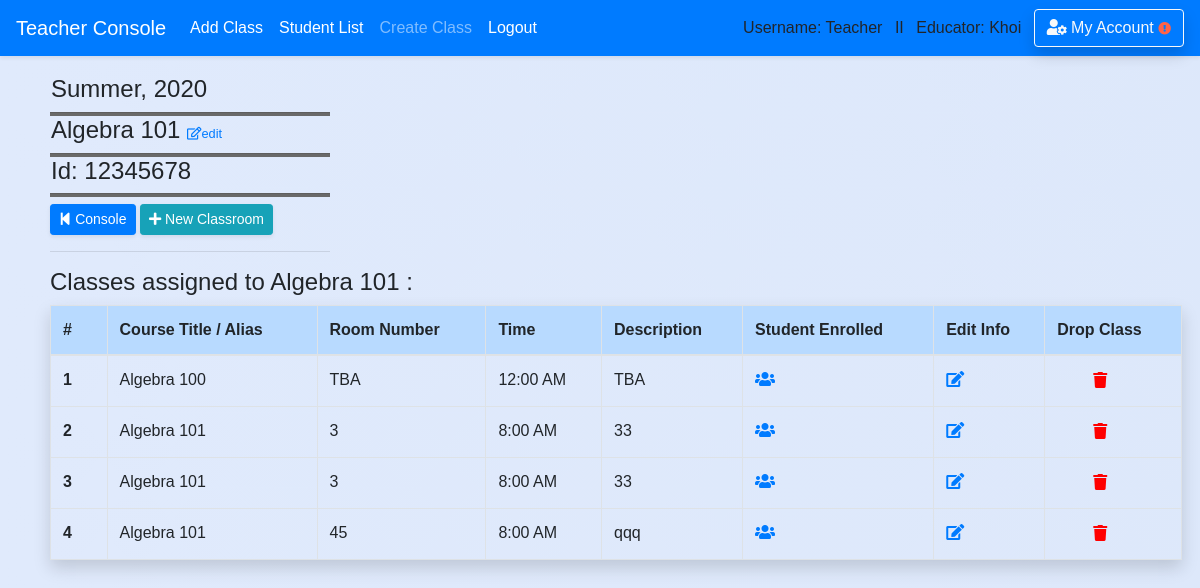
/teacher/classroom/1 (signed in), run on the app's committed database.
### school_app/models.py (models this page shows, shortened)
class Course(models.Model):
    course_number = models.CharField(max_length=20,default='12345678')
    abbreviated_title = models.CharField(max_length=150,default='')
    course_title = models.CharField(max_length=250,default='') #,unique=True)
    maximum_credit = models.CharField(max_length=10,default='')
    semester = models.CharField(max_length=50,default='')
    year = models.CharField(max_length=4,default='')
    teacher_name = models.CharField(max_length=50,default='')
    description = models.CharField(max_length=450,default='')
    is_archive = models.BooleanField(default=False)
    department = models.ForeignKey('Department',blank=True, null=True, on_delete = models.SET_NULL, related_name='belong_in_department')
    teacher = models.ForeignKey('Teacher',blank=True, null=True, on_delete = models.SET_NULL, related_name='course_by_teacher')
    create_date = models.DateField(auto_now_add=True , blank=True,null=True,)

class Classroom(models.Model):
    course_title = models.CharField(max_length=50,default='')
    course_number = models.CharField(max_length=20,default='')
    teacher_name = models.CharField(max_length=50,default='')
    teacher_idx = models.CharField(max_length=10,default='')
    room_number = models.CharField(max_length=10,default='TBA')
    time = models.TimeField(blank=True,null=True)
    description = models.CharField(max_length=300,default='TBA')
    semester = models.CharField(max_length=50,default='')
    year = models.CharField(max_length=4,default='')
    teacher = models.ForeignKey('Teacher',blank=True, null=True, on_delete = models.SET_NULL, related_name='classroom_by_teacher')
    course = models.ForeignKey('Course',blank=True, null=True, on_delete = models.SET_NULL, related_name='course_in_classroom')
    student = models.ManyToManyField(Student, blank=True)

### school_app/views_logged.py (the view)
# urls.py: path('teacher/classroom', views_logged.classroom, name='classroom_list'),
def classroom(request,course_id=None):
    if is_login(request) == False:
        return redirect('/login')
    if is_login(request) == True:
        if request.user.profile.is_teacher == False:
            messages.warning(request, "You don't have Instructor's Privilege!")
            return redirect('/')
        course = Course.objects.filter(id=course_id).first()
        classes = Classroom.objects.filter(course=course)
        time_list = []
        for cla in classes:
            time_list.append(cla.time)
        conflict_index=[]
        for time in time_list:
            for index, time2 in enumerate(time_list):
                count = 0
                if time == time2:
                    count += 1
                    if count >= 2:
                        conflict_index.append(index+1)
        return render(request,'teacher/classroom/view_classroom.html',
        {'classes':classes,'course':course,'conflict_index':conflict_index})

### school_app/views_functions.py (called while the page is built)
def is_login(request):
    if not request.user.is_authenticated:
        messages.warning(request, "Please Login or Create an Account.")
        return False
    return True

### school_app/templates/teacher/classroom/view_classroom.html (shortened to what this page needs)
{% extends 'base.html' %}
{% block content %}
<div class='content'>
  <div class="container-fuild form-row" style='width:100%'>
    <div class="col-md-6">
        <div style="width: 280px">
        <h4 style='padding-left: 1px'>{{ course.semester }}, {{ course.year }}</h4>
        <hr class='hr-line'/>
        <h4 style='padding-left: 1px'>{{ course.course_title }}
        <a href='{% url "edit_course" course_id=course.id  %}'><h6 style='display:inline'><small><i class="far fa-edit"></i>edit</small></h6></a>
        </h4>
        <hr class='hr-line'/>
        <h4 style='padding-left: 1px'>Id: {{course.course_number}}</h4>
        <hr class='hr-line'/>
          <a href='{% url "teacher" %}' class="btn btn-sm btn-primary shadow-sm" ><i class="fas fa-step-backward"></i> Console</a></a>
          <a href='{% url "add_classroom" course_id=course.id %}' class="btn btn-info btn-sm shadow-sm" role="button"><i class="fas fa-plus"></i> New Classroom</a>
        <hr/></div></div>
        <div class="col-md-5">
        </div></div>
        {% if classes %}
          <h5><big>Classes assigned to {{ course.course_title }} :</big></h5>
          <div class='mr-2'>
          <table class="table table-hover table-bordered pad-right-table shadow ">
            <thead class='table-primary'>
            <tr>
              <th scope="col" style="width: 5%">#</th>
              <th scope="col">Course Title / Alias</th>
              <th scope="col">Room Number</th>
              <th scope="col">Time</th>
              <th scope="col">Description</th>
              <th scope="col">Student Enrolled</th>
              <th scope="col">Edit Info</th>
              <th scope="col">Drop Class</th>
            </tr>
            </thead>
            <tbody>
        {% for class in classes %}
            <tr>
              <th scope="row">{{ forloop.counter }}</th>
              <td>{{ class.course_title }}</td>
              <td>{{ class.room_number }}</td>
              <td>{{ class.time|time:"g:i A" }}</td>
              <td>{{ class.description }}</td>
              <td>
                <a href='{% url "edit_course" course_id=course.id %}'><i class="fas fa-users"></i></a>
              </td>
              <td>
                <a href='{% url "edit_classroom" classroom_id=class.id %}'><i class="fas fa-edit"></i></a>
              </td>
              <td>
                <form action='/teacher/classroom/detached_classroom/' method='post'>{% csrf_token %}
                  <button type='submit' style='border:none;background:none;cursor: pointer;cursor: hand;'>
                  <i style='color:red' class="fas fa-trash test" data-toggle="popover" data-placement="top" data-trigger="hover" data-content="Alert!"></i>
                  </button>
                </form>
              </td>
            </tr>
        {% endfor %}
            </tbody>
          </table>
        {% else %}
        <h5><div class="alert-inherit alert-info shadow-sm" role="alert"><i class="fas fa-exclamation"></i> No Classes assigned to this course.</div></h5>
        {% endif %}
</div></div><br>
{% endblock %}

### school_app/templates/base.html (shortened to what this page needs)
<!doctype html>
<html>
    <head>
{% load static %}
        <link rel="stylesheet" type="text/css" href="{% static 'school_app/style.css' %}" />
        <link rel="stylesheet" href="https://stackpath.bootstrapcdn.com/bootstrap/4.1.0/css/bootstrap.min.css">
        <link rel="stylesheet" href="https://use.fontawesome.com/releases/v5.0.13/css/all.css">
    </head>
{% if request.user.profile.is_teacher %}
  <body class='body-teacher'>
{% else %}
  <body>
{% endif %}<header>
<nav class="navbar navbar-expand-lg navbar-dark bg-primary shadow-sm fixed-top">
    <a class="navbar-brand" href="/teacher">Teacher Console</a>
    <div class="navbar-collapse collapse show" id="navbarColor02" style="">
      <ul class="navbar-nav mr-auto">
        <li class="nav-item active">
          <a class="nav-link" href="/teacher/add_class">Add Class<span class="sr-only">(current)</span></a>
        </li>
        <li class="nav-item active">
          <a class="nav-link" href="/teacher/student_list">Student List<span class="sr-only">(current)</span></a>
        </li>
        <li class="nav-item">
          <a class="nav-link" href="/teacher/add_class">Create Class</a>
        </li>
        <li class="nav-item active">
          <a class="nav-link" href="{% url 'logout' %}">Logout</a>
        </li>
      </ul>
      {% if request.user.username %}
          Username: {{ request.user.username }} &ensp;II&ensp;
      {% endif %}
      {% if request.user.profile.is_teacher %}
          Educator: {{request.user.first_name}} &ensp;
      {% endif %}
      <a href='/account_management/' class='btn btn-outline-light shadow'>
         <i class="fas fa-user-cog"></i> My Account
      {% if user.profile.home_address == '' or user.profile.phone_number == '' or user.profile.emergency_contact == '' or user.email == '' or user.profile.birth_date == '' %}
        <i class="fas fa-exclamation-circle small" style='color:tomato'></i>
      {% endif %}
      </a>
    </div>
  </nav>
    </header>
    <div class='' style='padding-top:45px'>
    {% block content %}
    {% endblock %}
    </div>
</body>
</html>

### school_app/static/school_app/style.css (style rules this page uses)
.body-teacher { font-family:sans-serif; background: linear-gradient(to right, #e0eafc, #cfdef3); background-size: 600% 100%; }
.content { padding-top: 30px; padding-left:50px; padding-right:10px; }
.hr-line { height: 1px; background-color: dimgrey; padding: 1px; margin: 0px; }

### school_app/templates/base.html (style rules this page uses)
form,h1,ul { padding-left: 30px; padding-right:20px; }

### data on the page
Course: semester "Summer", year "2020", course_title "Algebra 101", course_number "12345678"
Classroom: course_title "Algebra 100", room_number "TBA", time "12:00 AM", description "TBA"
Classroom: course_title "Algebra 101", room_number "3", time "8:00 AM", description "33"
Classroom: course_title "Algebra 101", room_number "3", time "8:00 AM", description "33"
Classroom: course_title "Algebra 101", room_number "45", time "8:00 AM", description "qqq"

### other printed values
{{ request.user.username }} "Teacher"
{{ request.user.first_name }} "Khoi"
